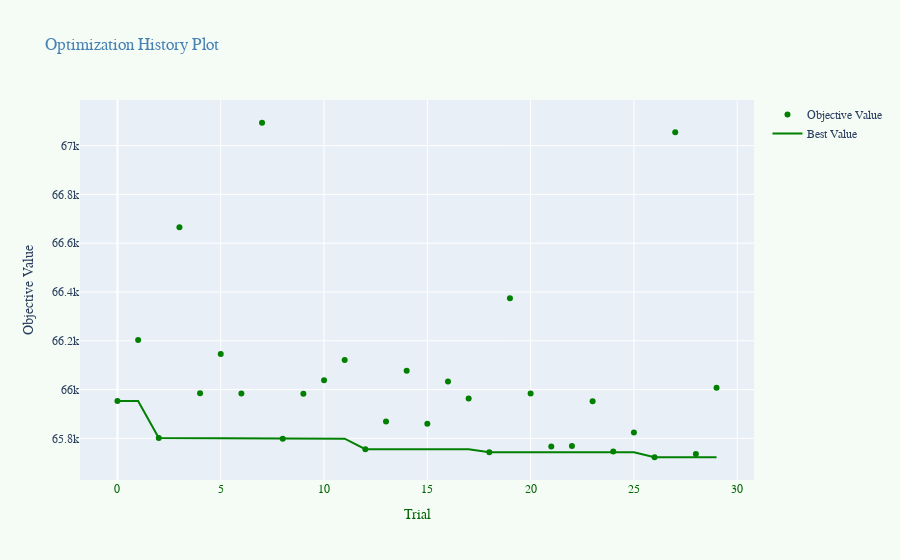

Write notebook code for a chart like this one.
### Markdown cell above
### Vidualize Optimization History

### Code cell
fig = optuna.visualization.plot_optimization_history(study_lgbm)
fig.update_layout(
    font_family="Courier New",
    font_size=12,
    title_font_family="Times New Roman",
    title_font_color="steelblue",
    legend_title_font_color="black",
    plot_bgcolor='#e9eff6',
    paper_bgcolor='#f5fbf5',
)
fig.update_xaxes(color = "darkgreen")
fig.update_traces(marker_color='green')

### Figure 1 — Plotly figure (JSON) as saved in the notebook; plotly's stock layout.template omitted (floating-point values rounded to 4 significant figures)
{"data": [{"marker": {"color": "green"}, "mode": "markers", "name": "Objective Value", "type": "scatter", "x": [0, 1, 2, 3, 4, 5, 6, 7, 8, 9, 10, 11, 12, 13, 14, 15, 16, 17, 18, 19, 20, 21, 22, 23, 24, 25, 26, 27, 28, 29], "y": [65950.0, 66200.0, 65800.0, 66670.0, 65990.0, 66150.0, 65980.0, 67090.0, 65800.0, 65980.0, 66040.0, 66120.0, 65760.0, 65870.0, 66080.0, 65860.0, 66030.0, 65960.0, 65740.0, 66370.0, 65980.0, 65770.0, 65770.0, 65950.0, 65750.0, 65820.0, 65720.0, 67050.0, 65740.0, 66010.0]}, {"marker": {"color": "green"}, "mode": "lines", "name": "Best Value", "type": "scatter", "x": [0, 1, 2, 3, 4, 5, 6, 7, 8, 9, 10, 11, 12, 13, 14, 15, 16, 17, 18, 19, 20, 21, 22, 23, 24, 25, 26, 27, 28, 29], "y": [65950.0, 65950.0, 65800.0, 65800.0, 65800.0, 65800.0, 65800.0, 65800.0, 65800.0, 65800.0, 65800.0, 65800.0, 65760.0, 65760.0, 65760.0, 65760.0, 65760.0, 65760.0, 65740.0, 65740.0, 65740.0, 65740.0, 65740.0, 65740.0, 65740.0, 65740.0, 65720.0, 65720.0, 65720.0, 65720.0]}, {"marker": {"color": "green"}, "mode": "markers", "name": "Infeasible Trial", "showlegend": false, "type": "scatter", "x": [], "y": []}], "layout": {"font": {"family": "Courier New", "size": 12}, "legend": {"title": {"font": {"color": "black"}}}, "paper_bgcolor": "#f5fbf5", "plot_bgcolor": "#e9eff6", "title": {"font": {"color": "steelblue", "family": "Times New Roman"}, "text": "Optimization History Plot"}, "xaxis": {"color": "darkgreen", "title": {"text": "Trial"}}, "yaxis": {"title": {"text": "Objective Value"}}}}
